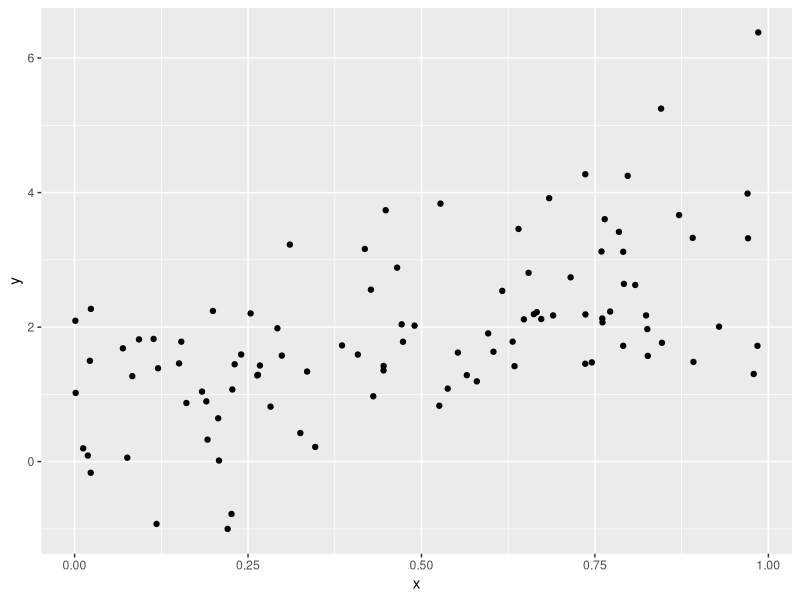

The R script that drew this image:
## ---- chunk 1
library(tidyverse)

plot_df =
  tibble(
    x = runif(100),
    y = 1 + 2 * x + rnorm(100)
  )

plot_df |>
  ggplot(aes(x = x, y = y)) +
  geom_point()

